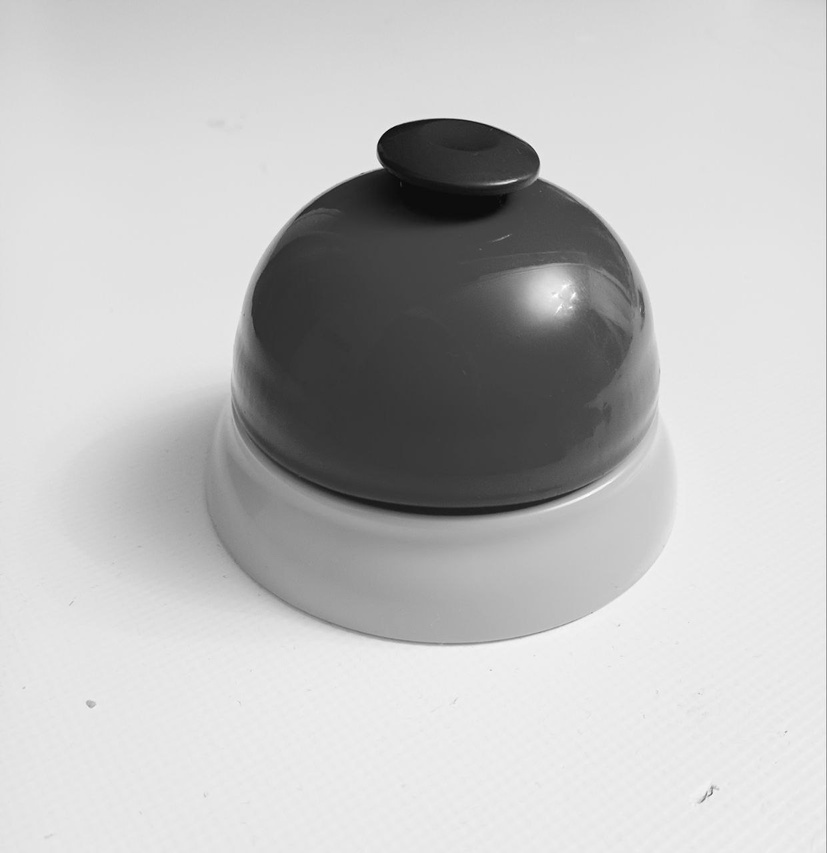
#> input picture sample1.jpg, 827 x 853 px, shrunk from 1240 x 1280 before the run; the run also reads 1 picture not shown here
$ jupyter execute MyFirstNoteBook.ipynb
#> lines starting #> are read from the running program, lines starting #| are printed output that depends on the picture; after the words box and inside, x2 and y2 are one past the last pixel; in counts of white or black regions, pixels touching at a corner belong together
# TRESHOLDING

The treshold system is a nonlinear, but time-invariant operation on signals. In signal analysis applications, thresholding is used to separate the signal domain into regions according to the value that the signal assumes. Thresholding systems are a principal tool for signal segmentation. Thresholding can be applied globally or locally.

### Treshold system is nonlinear means : Any changes in input may result in a completely different output!

#### Example of Nonlinearity in a Treshold System:
Imagine a system where an input signal  𝑥(𝑡) is processed through a threshold function , where 𝑇 is the threshold value :

$$
y(t) = \begin{cases}
1, & \text{if } x(t) \geq T \\
0, & \text{if } x(t) < T
\end{cases}
$$
We consider two input signals:
$$
x_1(t) = \sin(t)
$$

$$
x_2(t) = 2\sin(t)
$$

The second signal has twice the amplitude of the first, affecting how it interacts with a threshold function.

[cell 1]
import numpy as np
import matplotlib.pyplot as plt

# Define time range
t = np.linspace(0, 2*np.pi, 1000)

# Define signals
x1 = np.sin(t)
x2 = 2 * np.sin(t)

# Define threshold function
T = 0.5
y1 = np.where(x1 >= T, 1, 0)
y2_actual = np.where(x2 >= T, 1, 0)

# Expected threshold response for a linear system
y2_expected = 2 * y1  # Linear scaling assumption

# Define tick positions and labels
tick_positions = [0, np.pi/2, np.pi, 3*np.pi/2, 2*np.pi]
tick_labels = ['0', r'$\frac{\pi}{2}$', r'$\pi$', r'$\frac{3\pi}{2}$', r'$2\pi$']

# Plot signals and thresholded outputs
plt.figure(figsize=(10, 6))

plt.subplot(3, 1, 1)
plt.plot(t, x1, label=r'$x_1(t) = \sin(t)$', linestyle='solid')
plt.plot(t, x2, label=r'$x_2(t) = 2\sin(t)$', linestyle='solid')
plt.axhline(y=T, color='red', linestyle='--', label=r'Threshold $T$')
plt.xticks(tick_positions, tick_labels)  # Set x-axis labels in terms of π
plt.legend()
plt.title("Input Signals")

plt.subplot(3, 1, 2)
plt.plot(t, y1, label=r'$y_1(t)$', linestyle='solid')
plt.plot(t, y2_actual, label=r'$y_2(t)$ (actual)', linestyle='solid', color='orange')
plt.xticks(tick_positions, tick_labels)
plt.legend()
plt.title("Thresholded Outputs")

plt.subplot(3, 1, 3)
plt.plot(t, y2_expected, label=r'$y_2(t)$ (expected, if linear)', linestyle='dashed', color='green')
plt.plot(t, y2_actual, label=r'$y_2(t)$ (actual)', linestyle='solid', color='orange')
plt.xticks(tick_positions, tick_labels)
plt.legend()
plt.title("Comparison of Expected vs Actual $y_2(t)$")

plt.xlabel("Time (t)")
plt.tight_layout()
plt.show()
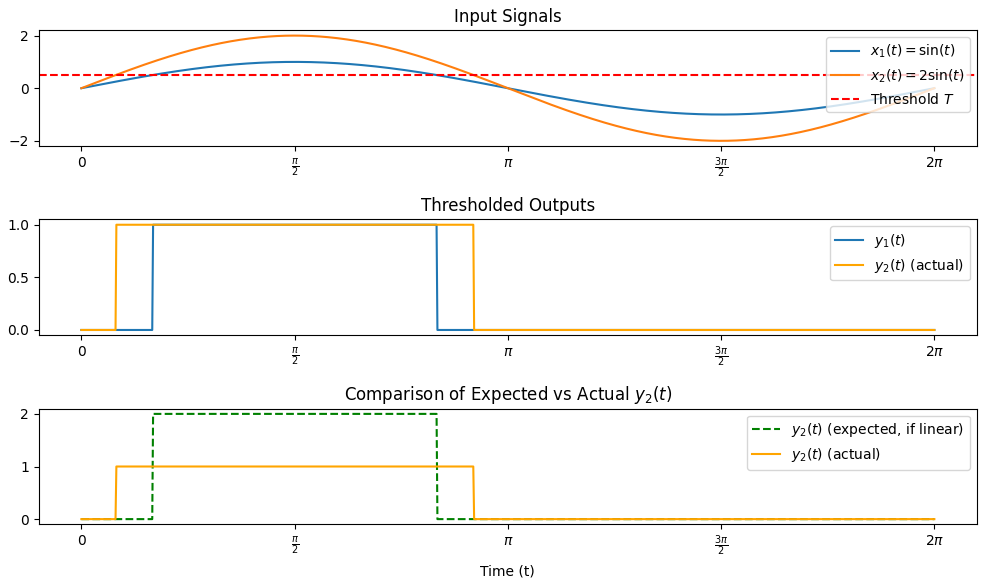
#> figure drawn by matplotlib, 3 panels; panel 1: curve peaks at x = 1.57, y = 1; panel 1: curve peaks at x = 1.57, y = 2; panel 2: curve peaks at x = 0.528, y = 1; panel 2: curve peaks at x = 0.258, y = 1

### Treshold is time Invariant : the behavior Does not change overtime

#### To show that thresholding is a time-invariant system, we need to test if shifting the input before applying the threshold gives the same result as shifting the output after applying the threshold.

#### 1. Original Input
We define the input signal:

$$
x(t) = \sin(t)
$$

#### 2. Time-Shifted Input
A shifted version of the input signal:

$$
x(t - t_0)
$$

where \( t_0 \) is a shift amount.

#### 3. Threshold Function
The system applies a threshold function:

$$
y(t) = \begin{cases}
1, & \text{if } x(t) \geq T \\
0, & \text{if } x(t) < T
\end{cases}
$$

#### 4. Compare Two Cases
- **Case 1:** Apply threshold first, then shift \( y(t) \) → \( y(t - t0) \).
- **Case 2:** Shift input first, then apply threshold \( x(t - t0) \).

If both cases result in the same output, **thresholding is time-invariant**.

[cell 2]
import numpy as np
import matplotlib.pyplot as plt

# Define time range
t = np.linspace(0, 2*np.pi, 1000)
t_shift = np.pi / 4  # Shift by π/4

# Define input signal
x = np.sin(t)
x_shifted = np.sin(t - t_shift)  # Time-shifted input

# Define threshold function
T = 0.5
y = np.where(x >= T, 1, 0)  # Threshold applied first
y_shifted = np.where(x_shifted >= T, 1, 0)  # Threshold after shift
y_delayed = np.roll(y, int(t_shift / (2*np.pi) * len(t)))  # Shift output after thresholding

# Plot Results
plt.figure(figsize=(10, 6))

plt.subplot(2, 1, 1)
plt.plot(t, x, label=r'$x(t) = \sin(t)$')
plt.plot(t, x_shifted, label=r'$x(t - t_0)$', linestyle='dotted', color='orange')
plt.axhline(y=T, color='red', linestyle='--', label=r'Threshold $T$')
plt.legend()
plt.title("Input Signals")

plt.subplot(2, 1, 2)
plt.plot(t, y, label=r'$y(t)$', linestyle='solid')
plt.plot(t, y_shifted, label=r'$y(t - t_0)$ (Threshold after shift)', linestyle='dotted', color='orange')
plt.plot(t, y_delayed, label=r'$y(t) \rightarrow y(t - t_0)$ (Shift after threshold)', linestyle='dashed', color='green')
plt.legend()
plt.title("Thresholded Outputs & Comparison")

plt.xlabel("Time (t)")
plt.tight_layout()
plt.show()
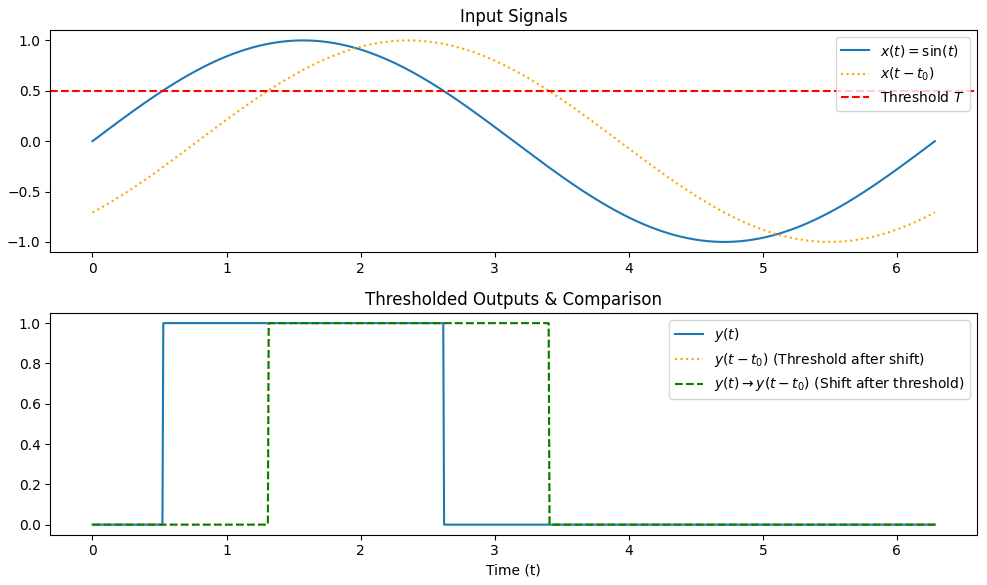
#> figure drawn by matplotlib, 2 panels; panel 1: curve peaks at x = 1.57, y = 1; panel 1: curve peaks at x = 2.36, y = 1; panel 2: curve peaks at x = 0.528, y = 1; panel 2: curve peaks at x = 1.31, y = 1

# Global Thresholding

#### For purposes of segmentation, one of the easiest techniques is to select a single threshold value and apply it to the entire signal = GLOBAL TRESHOLDING
For example,for discrete signals, f(n), if we have T as treshold then :

The meaningful component (M) is defined as:
$$ M = \{ n : |f(n)| \geq T \} $$
And (N) is the noise component of f(n):
$$ N = \{ n : |f(n)| \lt T \} $$

More precisely, the thresholding operation just picks out that part of the signal that contains something more—something relevant to the analysis application—than just the background noise.

[cell 3]
import cv2
import numpy as np
import matplotlib.pyplot as plt
import pandas as pd

# Load the image in grayscale.
# you can change the image if you want,
image_path = "sample1.jpg"
image = cv2.imread(image_path, cv2.IMREAD_GRAYSCALE)
#> image is the input picture: shape (853, 827); min 2, max 255, mean 191.8

# Convert grayscale pixel values into a Pandas DataFrame
pixel_data = pd.DataFrame(image.flatten(), columns=["Pixel Intensity"])
#> pixel_data = table of 705431 rows and 1 columns

# Display histogram of pixel intensities
plt.figure(figsize=(8, 5))
plt.hist(pixel_data["Pixel Intensity"], bins=256, range=(0, 255), color="gray", alpha=0.7)
plt.title("Histogram of Grayscale Pixel Intensities")
plt.xlabel("Pixel Intensity (0 = Black, 255 = White)")
plt.ylabel("Frequency")
plt.grid(True)
plt.show()
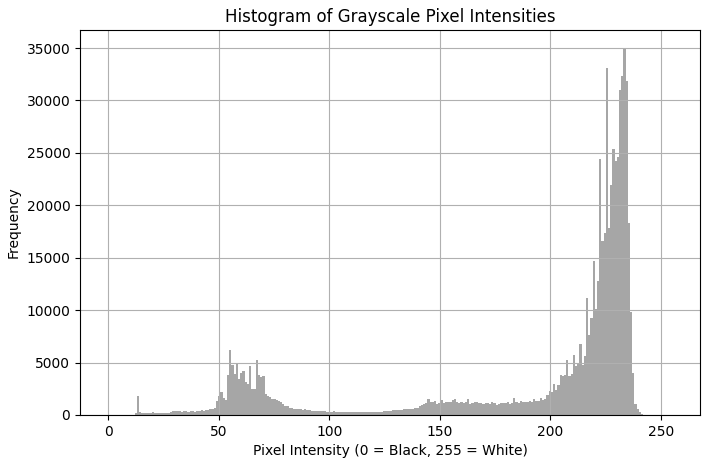
#> figure drawn by matplotlib, 1 panel; tallest bar 34970 high, from x = 233.1 to 234.1

# 🔹 Ask the user for threshold value after showing the histogram
T = int(input("Enter a threshold value (between 0 and 255): "))
#> the answer given: 100

# Apply user-defined threshold
_, thresholded_image = cv2.threshold(image, T, 255, cv2.THRESH_BINARY) #Pixels ≥ T become white, others black.
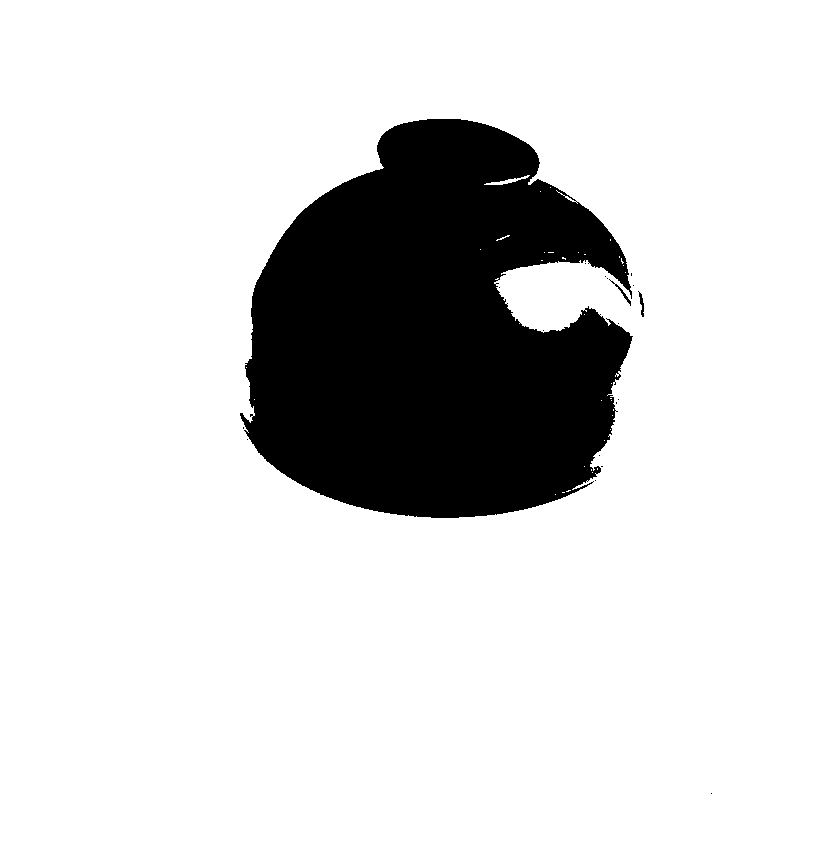
#> thresholded_image: shape (853, 827); 84% white; 19 black regions (16 under 20 px), largest, box (x1, y1, x2, y2) and area: (240, 119, 633, 518) 112854, (609, 279, 631, 306) 68, (638, 291, 644, 317) 65

#_, thresholded_image = cv2.threshold(image, T, 255, cv2.THRESH_BINARY_INV) #Pixels ≥ T become black, others white.


# Display the original and thresholded images
plt.figure(figsize=(10, 5))

plt.subplot(1, 2, 1)
plt.imshow(image, cmap="gray")
plt.title("Original Image")
plt.axis("off")

plt.subplot(1, 2, 2)
plt.imshow(thresholded_image, cmap="gray")
plt.title(f"Thresholded Image (T={T})")
plt.axis("off")

plt.tight_layout()
plt.show()

# Optimal Thresholding

In fact, there are several optimal methods for fnding thresholds from signal histograms. Each such “optimal” method discovers the best threshold based on some particular assumption about the histogram’s statistics.

This is a natural thought, since the histogram approximates the probability density function of the signal values. Accordingly, let us consider some techniques for optimal threshold selection.

## Parametric Approaches
### Suppose that we know the some of the statistical behavior of signals that arrive as inputs to an analysis application.

Suppose that we know the probabilities that a discrete signal value is highmagnitude (meaningful), PH, or low-magnitude (background, noise), PL. These are called the a priori probabilities of meaningful and noise components, respectively.

For example, in a digital telephony system, DTMF pulses might occur at 10 Hz with
an average pulse width of 48 ms. Hence we assume a priori probabilities of PH = 0.48
and PL = 0.52

[cell 4]
import numpy as np
import matplotlib.pyplot as plt

# Define cycle parameters
cycle_time_ms = 100  # One full cycle duration (10 Hz)
pulse_width_ms = 48  # Pulse active time
time_ms = np.linspace(0, cycle_time_ms, 1000)  # 1000 points within one cycle

# Generate binary signal activation (1 for active pulse, 0 for silence)
pulse_cycle = np.where(time_ms < pulse_width_ms, 1, 0)

# Plot one cycle of pulse activation
plt.figure(figsize=(8, 4))
plt.plot(time_ms, pulse_cycle, drawstyle='steps-post', color="red", label="Pulse Activation")
plt.title("DTMF Pulse Activation Over One Cycle")
plt.xlabel("Time (milliseconds)")
plt.ylabel("Pulse State (Active = 1, Silent = 0)")
plt.ylim(-0.2, 1.2)  # Adjust y-axis for clarity
plt.grid(True)
plt.legend()
plt.show()
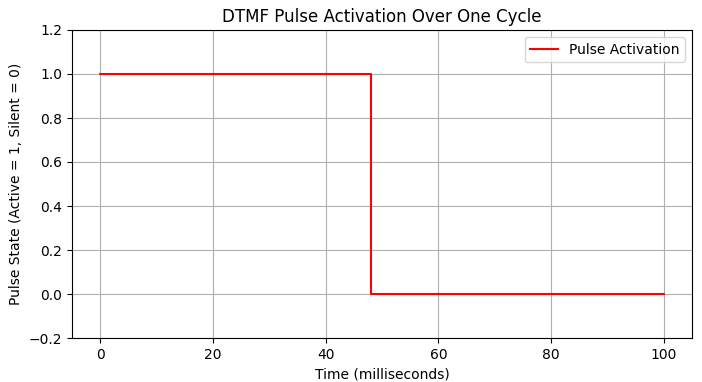
#> figure drawn by matplotlib, 1 panel; curve peaks at x = 0, y = 1

## **Segmentation Errors in Thresholding**

Segmentation errors occur when a noise value is labeled as meaningful, or a meaningful value is labeled as noise. If we define a threshold \( T \) for a signal histogram, the probability of error is given by:

$$
E(T) = P_{H}E_{L}(T) + P_{L}E_{H}(T)
$$

where:
- $ E_{L}(T) $ : is the incorrectly labeling a signal value as noise.
- $ E_{H}(T) $ is the incorrectly labeling a noise value as meaningful.

To Fnd the minimum labeling error, we differentiate $ E(T) = P_{H}E_{L}(T) + P_{L}E_{H}(T) $ and solve the equation $ \frac{dE}{dT} $  = 0.

#### Example(1) : Randome Signals

[cell 5]
import numpy as np
import matplotlib.pyplot as plt

# Generate simple uniform distributions
signal = np.random.uniform(low=3, high=6, size=1000)  # Signal: Values between 4 and 6
noise = np.random.uniform(low=1, high=5, size=1000)   # Noise: Values between 1 and 3

# Set threshold
T = 3.5  # Threshold value for classification

# Compute segmentation errors
PH = 0.8
EL = np.mean(signal < T)  # Probability of misclassifying signal as noise
PL = 1 - PH
EH = np.mean(noise > T)   # Probability of misclassifying noise as signal
E_T = PH*EL + PL*EH           # Total segmentation error probability

# Create visualization
plt.figure(figsize=(8, 6))
plt.hist(signal, bins=30, alpha=0.6, color='blue', label="Signal Values")
plt.hist(noise, bins=30, alpha=0.6, color='red', label="Noise Values")
plt.axvline(T, color="black", linestyle="--", label=f"Threshold T = {T}")
plt.legend()
plt.xlabel("Value")
plt.ylabel("Count")
plt.title("Segmentation Errors in Simple Thresholding")
plt.show()
#> (the rest of the program and of its run is left out)
